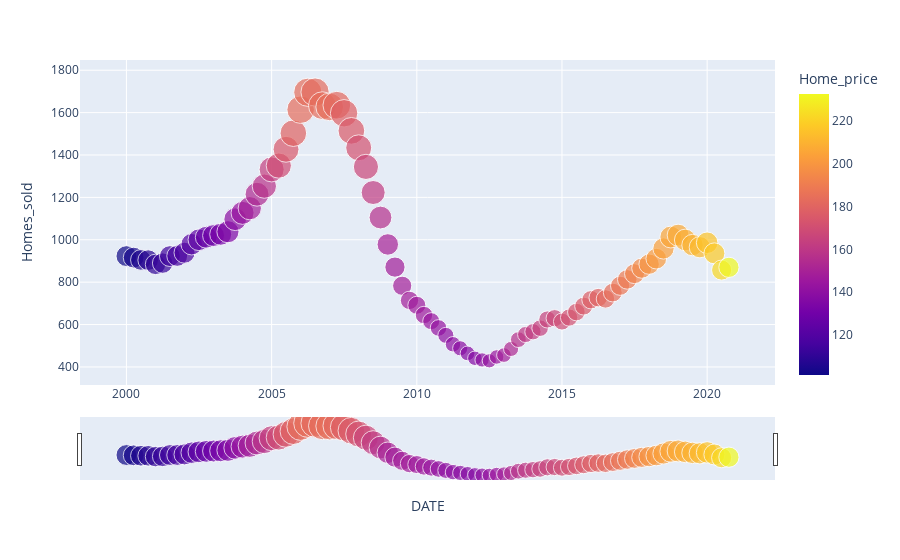

Notebook cell for this chart:
### Markdown cell above
### Homes Sold impact on Home Prices

Let us understand how Homes Sold had it's affect on the Housing prices over the period of 2000 & 2020.

### Code cell
fig = px.scatter(data, x="DATE", y="Homes_sold", color="Home_price", size='Homes_sold')
fig.update_xaxes(rangeslider_visible=True)
fig.show()
